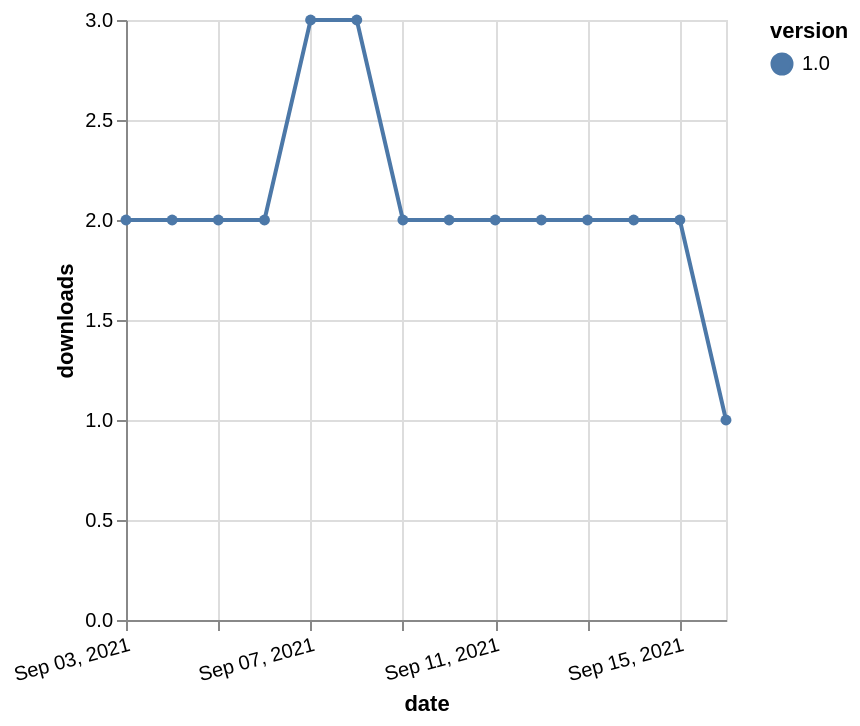

Here is the Vega-Lite specification saved for this chart:
### Vega-Lite specification from a JSON file in a GitHub repository (floating-point values rounded to 4 significant figures)
{"$schema": "https://vega.github.io/schema/vega-lite/v5.json", "description": "A simple bar chart with embedded data.", "data": {"values": [{"date": "2021-09-03", "total": 2350, "delta": 2, "version": "1.0"}, {"date": "2021-09-04", "total": 2352, "delta": 2, "version": "1.0"}, {"date": "2021-09-05", "total": 2354, "delta": 2, "version": "1.0"}, {"date": "2021-09-06", "total": 2356, "delta": 2, "version": "1.0"}, {"date": "2021-09-07", "total": 2359, "delta": 3, "version": "1.0"}, {"date": "2021-09-08", "total": 2362, "delta": 3, "version": "1.0"}, {"date": "2021-09-09", "total": 2364, "delta": 2, "version": "1.0"}, {"date": "2021-09-10", "total": 2366, "delta": 2, "version": "1.0"}, {"date": "2021-09-11", "total": 2368, "delta": 2, "version": "1.0"}, {"date": "2021-09-12", "total": 2370, "delta": 2, "version": "1.0"}, {"date": "2021-09-13", "total": 2372, "delta": 2, "version": "1.0"}, {"date": "2021-09-14", "total": 2374, "delta": 2, "version": "1.0"}, {"date": "2021-09-15", "total": 2376, "delta": 2, "version": "1.0"}, {"date": "2021-09-16", "total": 2377, "delta": 1, "version": "1.0"}]}, "width": "container", "mark": {"type": "line", "point": {"filled": true}}, "encoding": {"x": {"field": "date", "type": "temporal", "timeUnit": "yearmonthdate", "title": "date", "axis": {"labelAngle": -15}}, "y": {"field": "delta", "type": "quantitative", "title": "downloads"}, "color": {"field": "version", "type": "nominal"}, "tooltip": {"field": "delta"}}}
